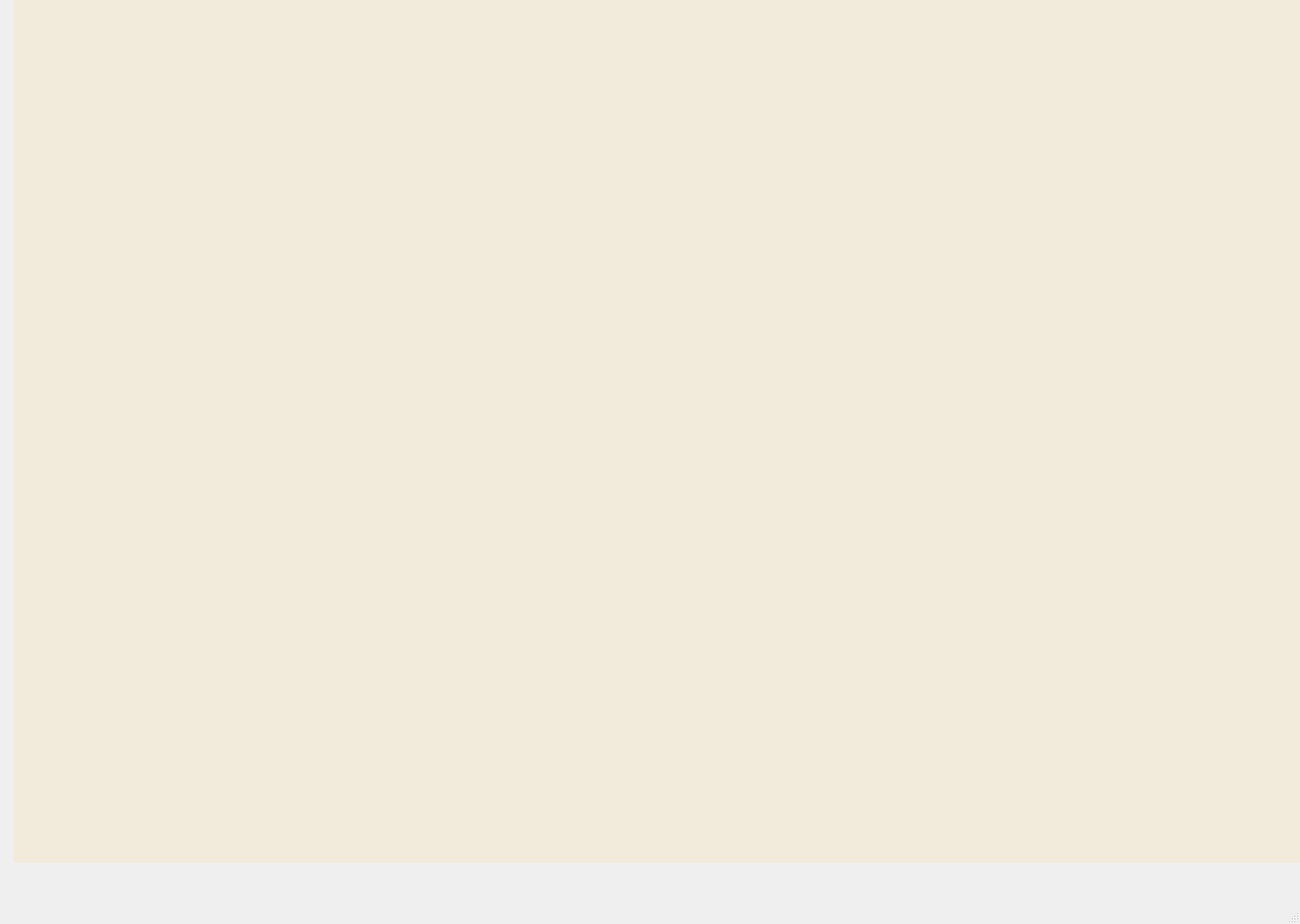
<?xml version="1.0" encoding="UTF-8"?>
<ui version="4.0">
 <class>MainWindow</class>
 <widget class="QMainWindow" name="MainWindow">
  <property name="geometry">
   <rect>
    <x>0</x>
    <y>0</y>
    <width>1440</width>
    <height>1024</height>
   </rect>
  </property>
  <property name="windowTitle">
   <string>MainWindow</string>
  </property>
  <widget class="QWidget" name="centralwidget">
   <widget class="QStackedWidget" name="stackedWidget">
    <property name="geometry">
     <rect>
      <x>0</x>
      <y>-490</y>
      <width>1461</width>
      <height>1461</height>
     </rect>
    </property>
    <property name="styleSheet">
     <string notr="true">background-color: rgb(242, 235, 220);
margin:15px;</string>
    </property>
    <property name="currentIndex">
     <number>0</number>
    </property>
    <widget class="QWidget" name="suggests"/>
    <widget class="QWidget" name="the_recipe">
     <widget class="QLabel" name="label_2">
      <property name="geometry">
       <rect>
        <x>510</x>
        <y>850</y>
        <width>81</width>
        <height>51</height>
       </rect>
      </property>
      <property name="styleSheet">
       <string notr="true">color: rgb(0, 0, 0);
</string>
      </property>
      <property name="text">
       <string>Time</string>
      </property>
     </widget>
     <widget class="QLabel" name="label_3">
      <property name="geometry">
       <rect>
        <x>730</x>
        <y>850</y>
        <width>81</width>
        <height>51</height>
       </rect>
      </property>
      <property name="styleSheet">
       <string notr="true">color: rgb(0, 0, 0);
</string>
      </property>
      <property name="text">
       <string>Level</string>
      </property>
     </widget>
     <widget class="QTextBrowser" name="textBrowser">
      <property name="geometry">
       <rect>
        <x>500</x>
        <y>490</y>
        <width>891</width>
        <height>341</height>
       </rect>
      </property>
     </widget>
     <widget class="QTextBrowser" name="textBrowser_3">
      <property name="geometry">
       <rect>
        <x>810</x>
        <y>850</y>
        <width>121</width>
        <height>51</height>
       </rect>
      </property>
     </widget>
     <widget class="QTextBrowser" name="textBrowser_2">
      <property name="geometry">
       <rect>
        <x>590</x>
        <y>850</y>
        <width>121</width>
        <height>51</height>
       </rect>
      </property>
     </widget>
     <widget class="QPushButton" name="pushButton">
      <property name="geometry">
       <rect>
        <x>950</x>
        <y>850</y>
        <width>141</width>
        <height>51</height>
       </rect>
      </property>
      <property name="text">
       <string>Add to favorite</string>
      </property>
     </widget>
     <widget class="QPushButton" name="pushButton_2">
      <property name="geometry">
       <rect>
        <x>1110</x>
        <y>850</y>
        <width>141</width>
        <height>51</height>
       </rect>
      </property>
      <property name="text">
       <string>Edit Recipe </string>
      </property>
     </widget>
     <widget class="QTextBrowser" name="textBrowser_4">
      <property name="geometry">
       <rect>
        <x>10</x>
        <y>980</y>
        <width>551</width>
        <height>431</height>
       </rect>
      </property>
     </widget>
     <widget class="QTextBrowser" name="textBrowser_5">
      <property name="geometry">
       <rect>
        <x>660</x>
        <y>971</y>
        <width>771</width>
        <height>431</height>
       </rect>
      </property>
     </widget>
     <widget class="QLabel" name="label">
      <property name="geometry">
       <rect>
        <x>20</x>
        <y>510</y>
        <width>421</width>
        <height>301</height>
       </rect>
      </property>
      <property name="text">
       <string>TextLabel</string>
      </property>
     </widget>
    </widget>
   </widget>
  </widget>
  <widget class="QMenuBar" name="menubar">
   <property name="geometry">
    <rect>
     <x>0</x>
     <y>0</y>
     <width>1440</width>
     <height>21</height>
    </rect>
   </property>
  </widget>
  <widget class="QStatusBar" name="statusbar"/>
 </widget>
 <resources/>
 <connections/>
</ui>
